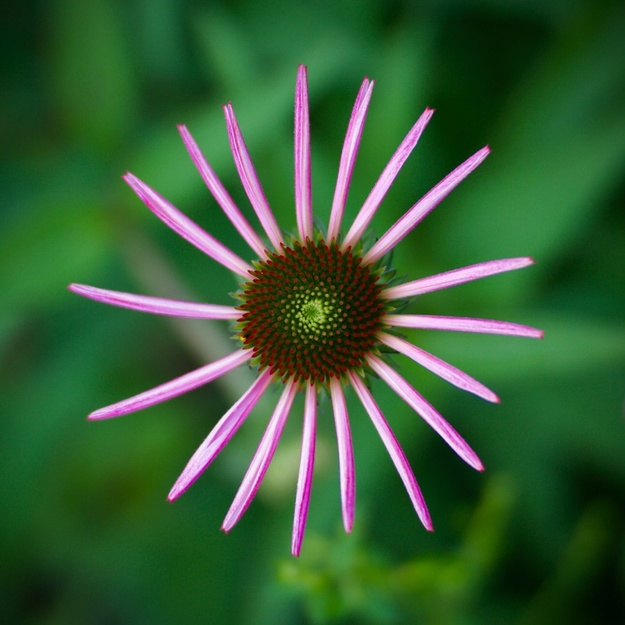
#> input picture ProjectOne/assets/3-a.jpg, 625 x 625 px, shrunk from 873 x 873 before the run
$ python excThree-one.py
#> lines starting #> are read from the running program, lines starting #| are printed output that depends on the picture

import cv2
import numpy as np

sourceA = cv2.imread('assets/3-a.jpg', 1)
#> sourceA is the input picture: shape (625, 625, 3); mean B, G, R 51.9, 93.4, 53.6
imgA = sourceA.astype(np.float32)

sourceB = cv2.imread('assets/3-b.jpg', 1)
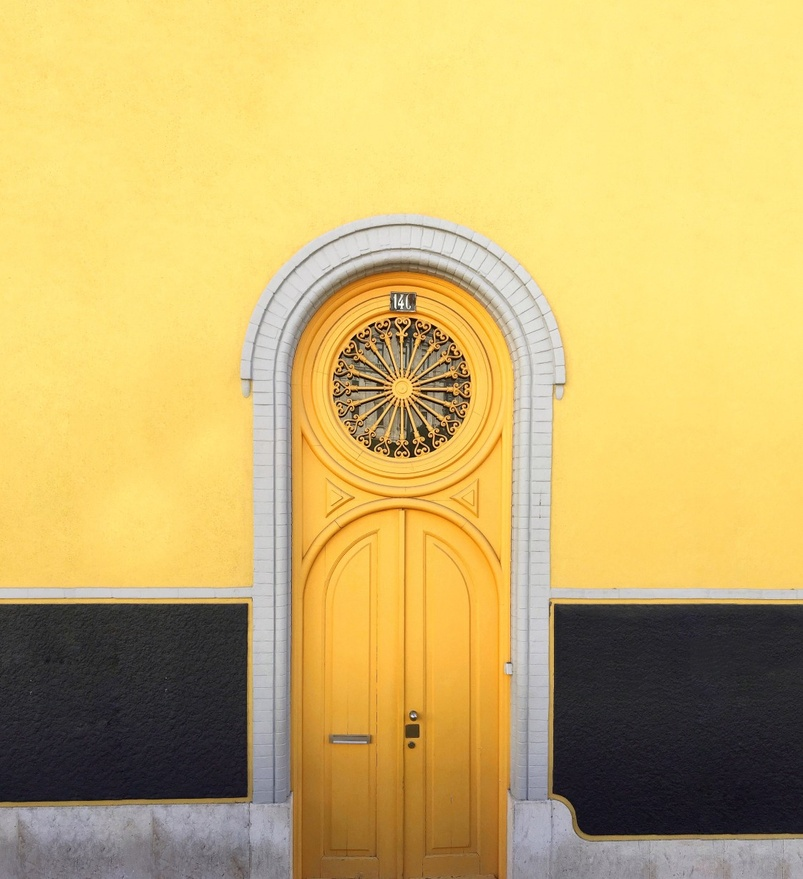
#> input picture ProjectOne/assets/3-b.jpg, 803 x 879 px, shrunk from 1122 x 1228 before the run
#> sourceB is the input picture: shape (879, 803, 3); mean B, G, R 107, 177.6, 202.2
imgB = sourceB.astype(np.float32)

#--- the following holds the square root of the sum of squares of the image dimensions ---
#--- this is done so that the entire width/height of the original image is used to express the complete circular range of the resulting polar image ---
valueA = np.sqrt(((imgA.shape[0] / 2.0) ** 2.0) + ((imgA.shape[1] / 2.0) ** 2.0))
#> valueA = 441.9
polar_image_A = cv2.linearPolar(imgA, (imgA.shape[0] / 2, imgA.shape[1] / 2), valueA, cv2.WARP_FILL_OUTLIERS)
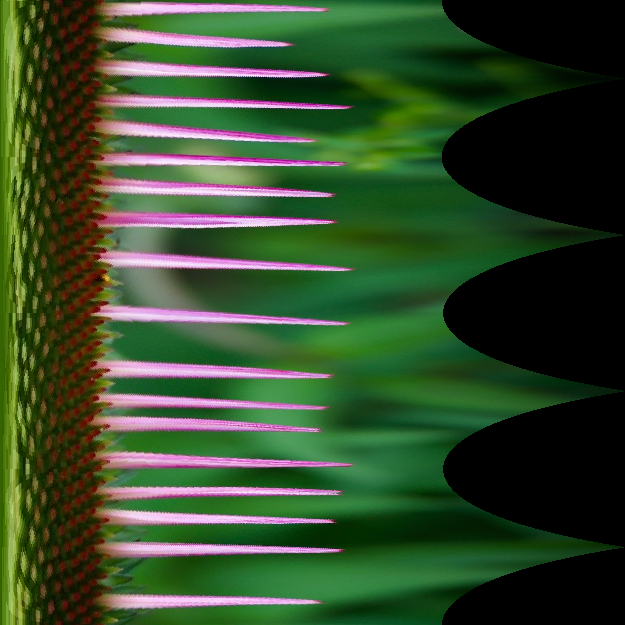
#> polar_image_A: shape (625, 625, 3) float32; mean B, G, R 43.8, 75.5, 53.1
polar_image_A = polar_image_A.astype(np.uint8)


valueB = np.sqrt(((imgB.shape[0] / 2.0) ** 2.0) + ((imgB.shape[1] / 2.0) ** 2.0))
#> valueB = 595.3
polar_image_B = cv2.linearPolar(imgB, (imgB.shape[0] / 2, imgB.shape[1] / 2), valueB, cv2.WARP_FILL_OUTLIERS)
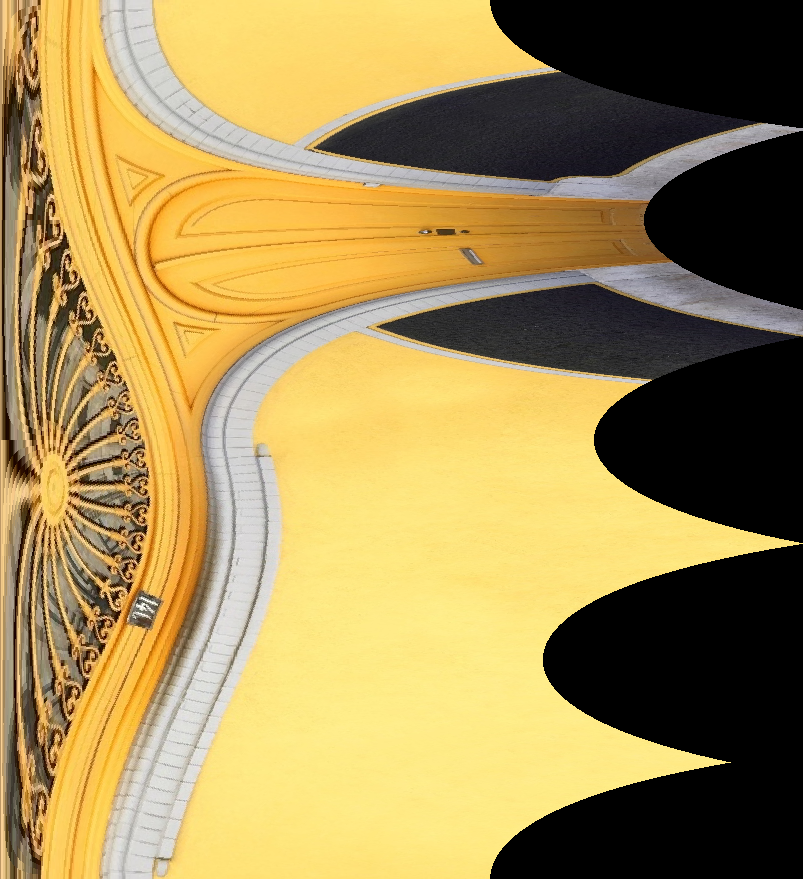
#> polar_image_B: shape (879, 803, 3) float32; mean B, G, R 83.4, 140.5, 163.5
polar_image_B = polar_image_B.astype(np.uint8)

cv2.imshow(" Image A", sourceA)
cv2.imshow("Image B", sourceB)
cv2.imshow("Polar Image A", polar_image_A)
cv2.imshow("Polar Image B", polar_image_B)

cv2.waitKey(0)
cv2.destroyAllWindows()
